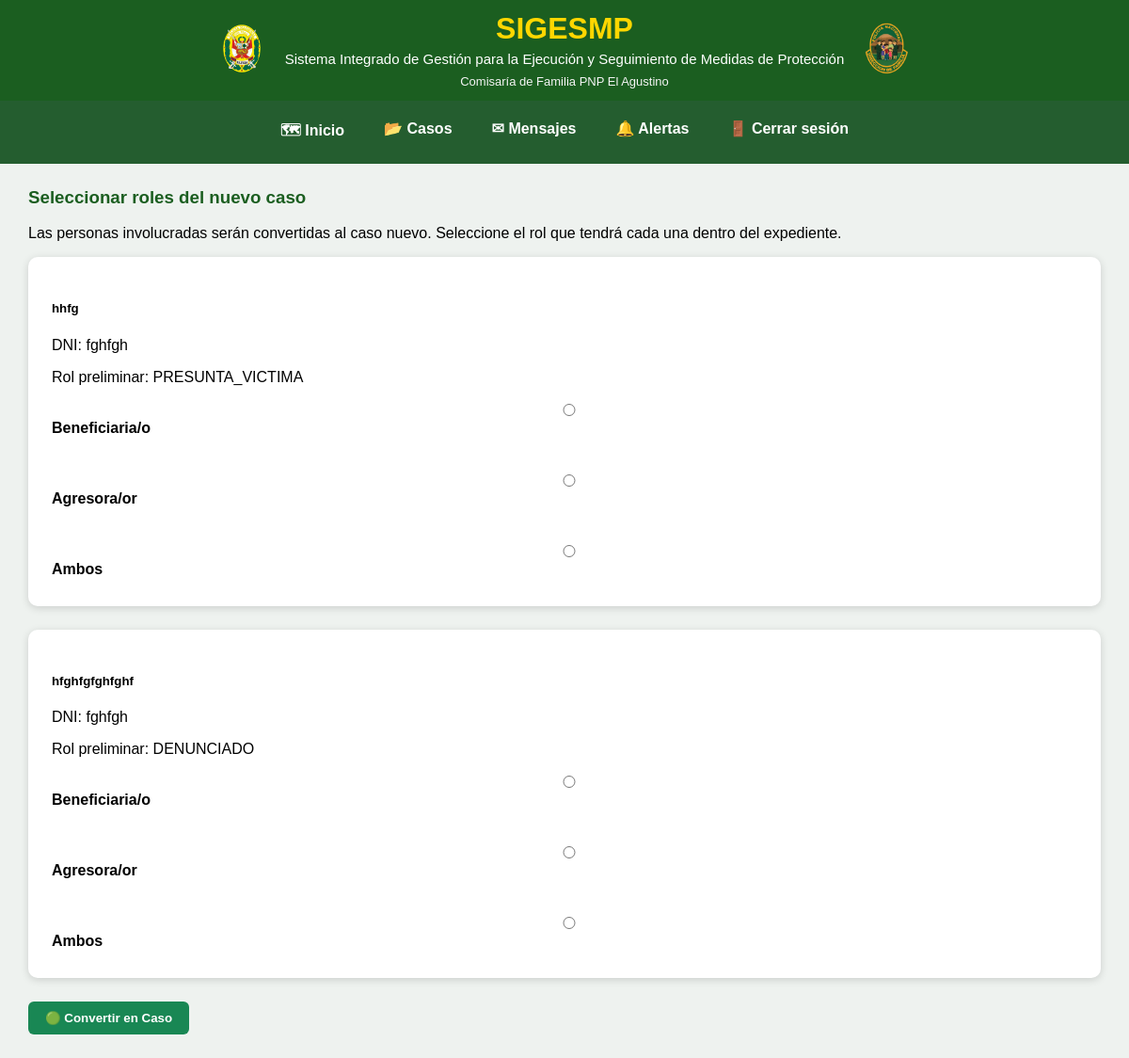
Screenshot of /seleccionar-rol-preliminar/1/ (signed in) with the database file from the repository.
### mapa/models.py (models this page shows, shortened)
class PersonaPreliminar(models.Model):
    ubicacion_preliminar = models.ForeignKey(
        UbicacionPreliminar,
        on_delete=models.CASCADE,
        related_name="personas"
    )
    nombres = models.CharField(
        max_length=200
    )
    dni = models.CharField(
        max_length=15,
        blank=True,
        null=True
    )
    telefono = models.CharField(
        max_length=50,
        blank=True,
        null=True
    )
    direccion = models.CharField(
        max_length=300,
        blank=True,
        null=True
    )
    latitud = models.FloatField(
        null=True,
        blank=True
    )
    longitud = models.FloatField(
        null=True,
        blank=True
    )
    requiere_ubicacion = models.BooleanField(
        default=False
    )
    rol_confirmado = models.BooleanField(
        default=False
    )
    convertida = models.BooleanField(
        default=False
    )
    CONDICIONES_ACTUALES = [
        ("BENEFICIARIO", "Beneficiario/a"),
        ("AGRESOR", "Agresor/a"),
        ("AMBOS", "Beneficiario/a y Agresor/a"),
    ]
    condicion_actual = models.CharField(
        max_length=20,
        choices=CONDICIONES_ACTUALES,
        null=True,
        blank=True,
        verbose_name="Condición actual"
    )
    fecha_actualizacion_condicion = models.DateTimeField(
        null=True,
        blank=True,
        verbose_name="Fecha de actualización de la condición"
    )
    motivo_actualizacion_condicion = models.TextField(
        blank=True,
        verbose_name="Motivo o disposición que sustenta la condición"
    )

class RolPersonaPreliminar(models.Model):
    ROLES = [
        ("DENUNCIANTE", "Denunciante"),
        ("PRESUNTA_VICTIMA", "Presunta víctima"),
        ("DENUNCIADO", "Denunciado"),
        ("PARTICIPANTE", "Participante"),
    ]
    persona = models.ForeignKey(
        PersonaPreliminar,
        on_delete=models.CASCADE,
        related_name="roles"
    )
    rol = models.CharField(
        max_length=30,
        choices=ROLES
    )

### mapa/views.py (the view)
@login_required
@grupo_requerido("Administrador", "Jefe_MP")
def seleccionar_rol_preliminar(request, id):
    persona = get_object_or_404(
        PersonaPreliminar,
        id=id
    )
    ubicacion = persona.ubicacion_preliminar
    personas = ubicacion.personas.prefetch_related(
        "roles"
    ).all()
    if request.method == "POST":
        rol = request.POST.get("rol")
        if rol:
            return redirect(
                f"/nuevo-caso/?preliminar={id}&rol={rol}"
            )
    return render(
        request,
        "mapa/seleccionar_rol_preliminar.html",
        {
            "ubicacion": ubicacion,
            "personas": personas,
            "persona_seleccionada": persona
        }
    )

### mapa/templates/mapa/seleccionar_rol_preliminar.html (shortened to what this page needs)
{% extends "mapa/base.html" %}
{% block content %}
<div class="container mt-4">
<h3>
    Seleccionar roles del nuevo caso
</h3>
<p>
    Las personas involucradas serán convertidas al caso nuevo.
    Seleccione el rol que tendrá cada una dentro del expediente.
</p>
<form method="POST" action="{% url 'convertir_preliminar_caso' ubicacion.id %}">
        {% for persona in personas %}
<div class="card mb-3 p-3">
<h5>
{{ persona.nombres }}
</h5>
<p>
DNI: {{ persona.dni }}
</p>
<p>
Rol preliminar:
{% for rol in persona.roles.all %}
{{ rol.rol }}
{% endfor %}
</p>
<label>
<input
type="radio"
name="persona_{{ persona.id }}"
value="BENEFICIARIO"
required>
Beneficiaria/o
</label>
<br>
<label>
<input
type="radio"
name="persona_{{ persona.id }}"
value="AGRESOR">
Agresora/or
</label>
<br>
<label>
<input
type="radio"
name="persona_{{ persona.id }}"
value="AMBOS">
Ambos
</label>
</div>
{% endfor %}
        <button
        type="submit"
        name="confirmar_conversion"
        value="SI"
        class="btn btn-success">
            🟢 Convertir en Caso
        </button>
    </form>
</div>
{% endblock %}

### mapa/static/mapa/style.css (style rules this page uses)
body { margin:0; background:#eef2ef; font-family:Arial, Helvetica, sans-serif; }
.card { background:white; border-radius:10px; box-shadow:0 2px 8px rgba(0,0,0,.15); padding:25px; margin-bottom:25px; }
h3 { color:#1B5E20; }
label { font-weight:bold; display:block; margin-top:14px; margin-bottom:5px; }
input, select, textarea { width:100%; padding:10px; border:1px solid #cfcfcf; border-radius:6px; font-size:14px; box-sizing:border-box; }
.btn, button { background:#198754; color:white; border:none; padding:10px 18px; border-radius:6px; cursor:pointer; font-weight:bold; transition:.25s; }

### rows the page displays
PersonaPreliminar: nombres "hhfg", dni "fghfgh"
RolPersonaPreliminar: rol "PRESUNTA_VICTIMA"
PersonaPreliminar: nombres "hfghfgfghfghf", dni "fghfgh"
RolPersonaPreliminar: rol "DENUNCIADO"
